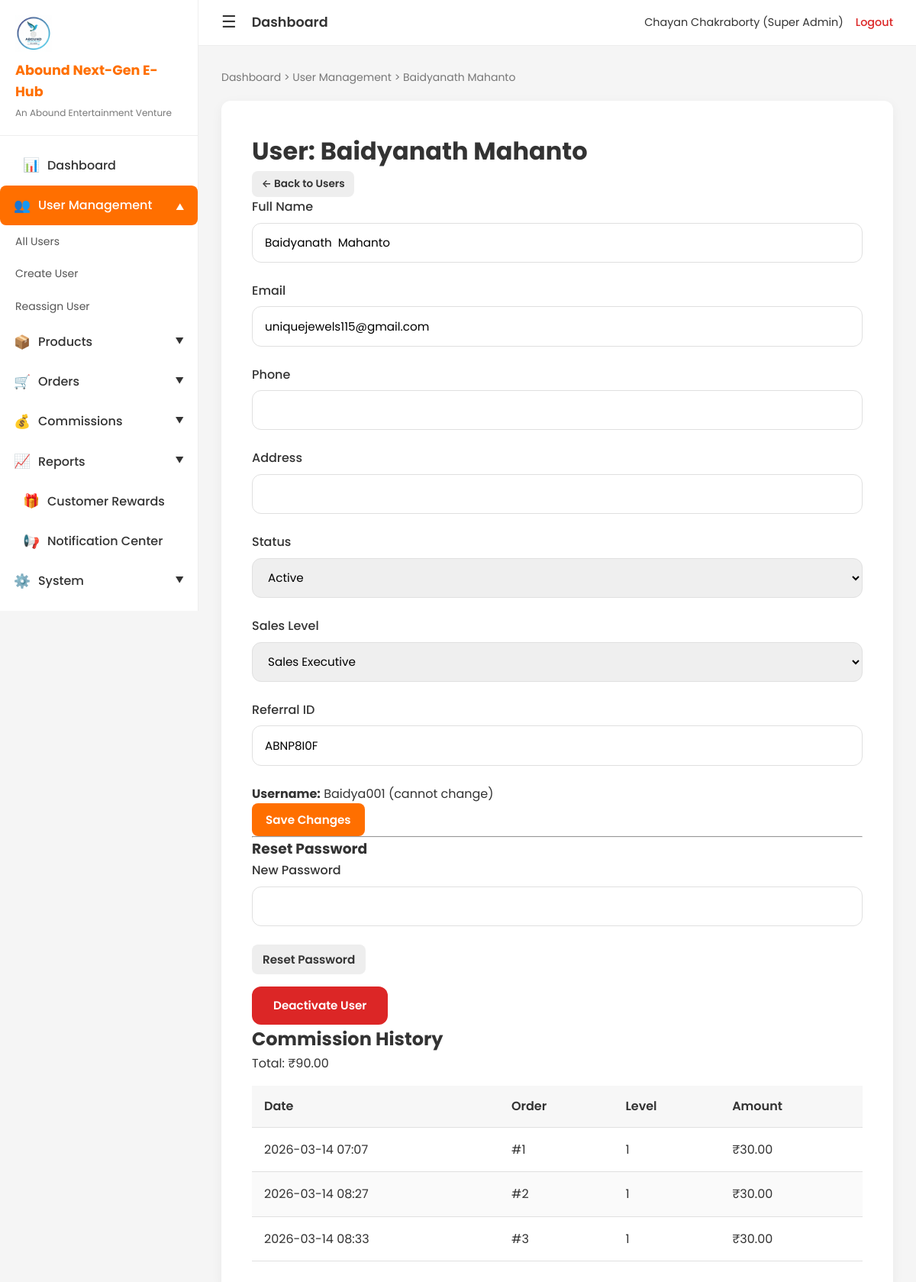
The page /admin/user/2 (signed in) on the database as committed earlier.
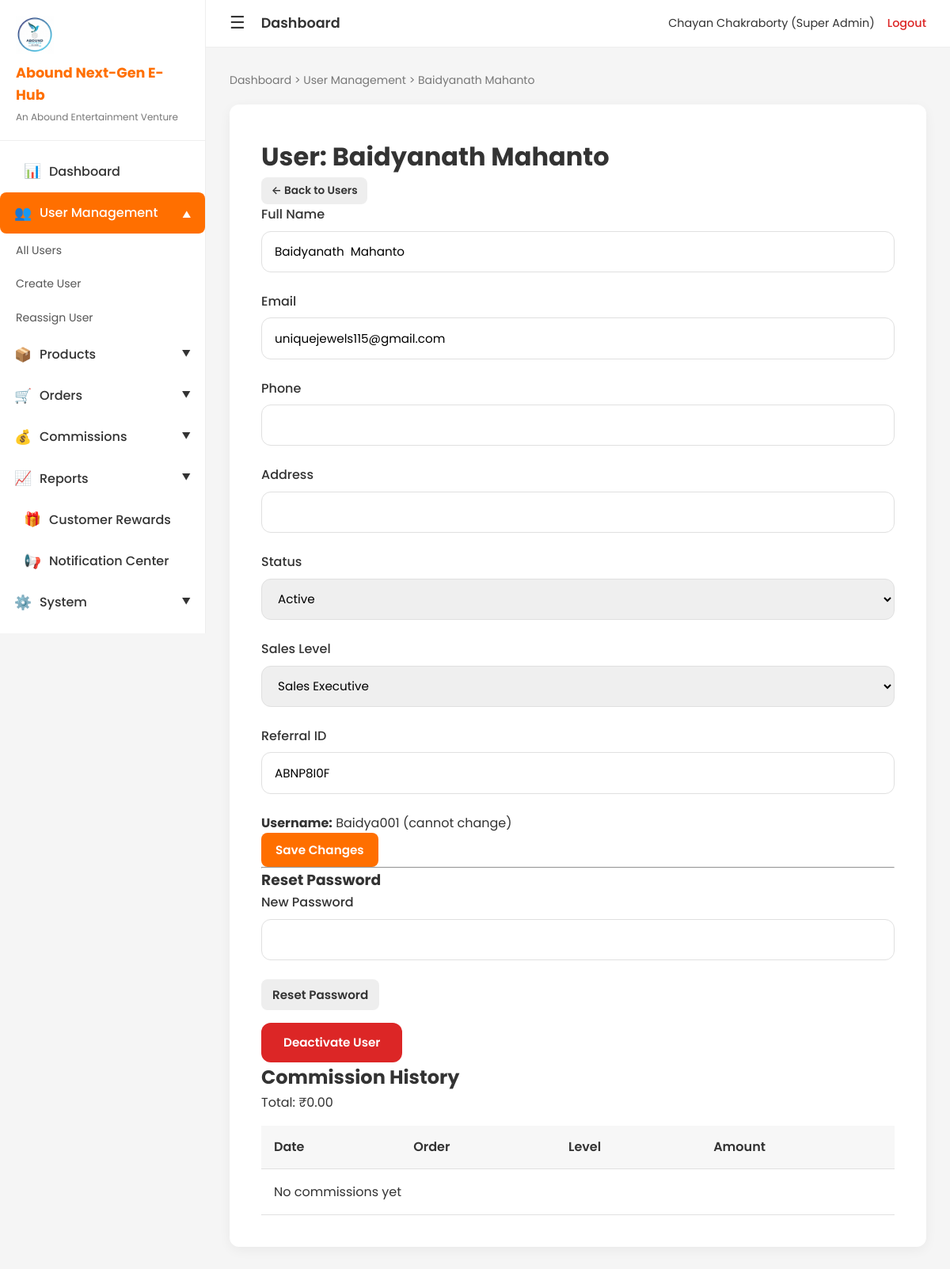
The same page on the database as committed later.
### app.py (models this page shows)
class Commission(db.Model):
    id = db.Column(db.Integer, primary_key=True)
    user_id = db.Column(db.Integer, db.ForeignKey('user.id'), nullable=False)
    order_id = db.Column(db.Integer, db.ForeignKey('order.id'), nullable=False)
    commission_amount = db.Column(db.Float, nullable=False)
    commission_percent = db.Column(db.Float, nullable=True)
    commission_level = db.Column(db.Integer, nullable=False)  # 1-10 in upline chain
    commission_level_name = db.Column(db.String(80), nullable=True)  # e.g. Sales Executive
    status = db.Column(db.String(20), default='active')  # active, reversed
    created_at = db.Column(db.DateTime, default=datetime.utcnow)
    user = db.relationship('User', backref='commissions')
    order = db.relationship('Order', backref='commissions')

### app.py (the view, shortened to what this page needs)
@app.route('/admin/user/<int:user_id>', methods=['GET', 'POST'])
@require_super_admin
def admin_user(user_id):
    admin_user = User.query.get(session['user_id'])
    user = User.query.get_or_404(user_id)
    commissions = user.commissions
    total_comm = sum(c.commission_amount for c in commissions)
    return render_template('admin/user_detail.html', user=user, commissions=commissions, total_comm=total_comm, config=hierarchy_config)

### app.py (called while the page is built)
def get_logo_url():
    img_dir = app.config['UPLOAD_FOLDER']
    if not os.path.isdir(img_dir):
        return None
    for ext in ['png', 'jpg', 'jpeg', 'webp', 'svg', 'gif']:
        path = os.path.join(img_dir, f'logo.{ext}')
        if os.path.isfile(path):
            return url_for('static', filename=f'images/logo.{ext}')
    return None

def get_director_profile_url():
    img_dir = app.config['UPLOAD_FOLDER']
    if not os.path.isdir(img_dir):
        return None
    for ext in ['png', 'jpg', 'jpeg', 'webp']:
        path = os.path.join(img_dir, f'director-profile.{ext}')
        if os.path.isfile(path):
            return url_for('static', filename=f'images/director-profile.{ext}')
    return None

def get_director_signature_url():
    img_dir = app.config['UPLOAD_FOLDER']
    if not os.path.isdir(img_dir):
        return None
    for ext in ['png', 'jpg', 'jpeg', 'webp']:
        path = os.path.join(img_dir, f'director-signature.{ext}')
        if os.path.isfile(path):
            return url_for('static', filename=f'images/director-signature.{ext}')
    return None

    @property
    def is_super_admin(self):
        return getattr(self, 'user_role', None) == 'super_admin'

### templates/admin/user_detail.html (shortened to what this page needs)
{% extends "base.html" %}
{% block breadcrumb %}<a href="{{ url_for('admin_dashboard') }}">Dashboard</a> > <a href="{{ url_for('admin_users') }}">User Management</a> > {{ user.full_name }}{% endblock %}
{% block content %}
<div class="admin-page">
    <h1>User: {{ user.full_name }}</h1>
    <p><a href="{{ url_for('admin_users') }}" class="btn btn-secondary btn-sm">← Back to Users</a></p>
    <form method="POST">
        <div class="user-detail">
            <div class="form-group"><label>Full Name</label><input type="text" name="full_name" value="{{ user.full_name }}" required></div>
            <div class="form-group"><label>Email</label><input type="email" name="email" value="{{ user.email }}" required></div>
            <div class="form-group"><label>Phone</label><input type="text" name="phone" value="{{ user.phone or '' }}"></div>
            <div class="form-group"><label>Address</label><input type="text" name="address" value="{{ user.address or '' }}"></div>
            <div class="form-group">
                <label>Status</label>
                <select name="user_status">
                    <option value="active" {% if (user.user_status or 'active') == 'active' %}selected{% endif %}>Active</option>
                </select>
            </div>
            {% if user.is_sales_user %}
            <div class="form-group">
                <label>Sales Level</label>
                <select name="user_level">
                    {% for lvl, name in config.LEVELS %}
                    <option value="{{ lvl }}" {% if user.user_level == lvl %}selected{% endif %}>{{ name }}</option>
                    {% endfor %}
                </select>
            </div>
            <div class="form-group"><label>Referral ID</label><input type="text" name="referral_id" value="{{ user.referral_id or '' }}" placeholder="Assign manually"></div>
            {% else %}
            <p><em>Administrative account — no sales level or referral.</em></p>
            {% endif %}
            <p><strong>Username:</strong> {{ user.username }} (cannot change)</p>
            <button type="submit" class="btn btn-primary">Save Changes</button>
        </div>
    </form>
    <hr>
    <h3>Reset Password</h3>
    <form method="POST" style="margin-bottom: 1rem;">
        <div class="form-group"><label>New Password</label><input type="password" name="new_password" required></div>
        <button type="submit" class="btn btn-secondary">Reset Password</button>
    </form>
    {% if not user.is_super_admin %}
    {% if user.user_role == 'admin' %}
    <form method="POST" action="{{ url_for('admin_user_delete', user_id=user.id) }}" onsubmit="return confirm('Permanently delete Admin {{ user.full_name }}? This cannot be undone.');">
        <button type="submit" class="btn" style="background:#dc2626;color:white;">Delete Admin Account</button>
    </form>
    {% else %}
    <form method="POST" action="{{ url_for('admin_user_delete', user_id=user.id) }}" onsubmit="return confirm('Deactivate {{ user.full_name }}? User will not be removed; they will be marked inactive and cannot login.');">
        <button type="submit" class="btn" style="background:#dc2626;color:white;">Deactivate User</button>
    </form>
    {% endif %}
    {% endif %}
    <h2>Commission History</h2>
    <p>Total: ₹{{ "%.2f"|format(total_comm) }}</p>
    <div class="table-responsive">
    <table class="admin-table">
        <thead>
            <tr><th>Date</th><th>Order</th><th>Level</th><th>Amount</th></tr>
        </thead>
        <tbody>
            {% for c in commissions %}
            <tr>
                <td>{{ c.created_at.strftime('%Y-%m-%d %H:%M') }}</td>
                <td>#{{ c.order_id }}</td>
                <td>{{ c.commission_level }}</td>
                <td>₹{{ "%.2f"|format(c.commission_amount) }}</td>
            </tr>
            {% endfor %}
            {% if not commissions %}
            <tr><td colspan="4">No commissions yet</td></tr>
            {% endif %}
        </tbody>
    </table>
    </div>
</div>
{% endblock %}

Rows that differ between the two databases and show on the page:
removed Commission: created_at "2026-03-14 07:07", order_id "1", commission_level "1", commission_amount "30.00"
removed Commission: created_at "2026-03-14 08:27", order_id "2", commission_level "1", commission_amount "30.00"
removed Commission: created_at "2026-03-14 08:33", order_id "3", commission_level "1", commission_amount "30.00"
Other text that changed with them:
{{ "%.2f"|format(total_comm) }}: "90.00" → "0.00"
text now shown: "No commissions yet"
